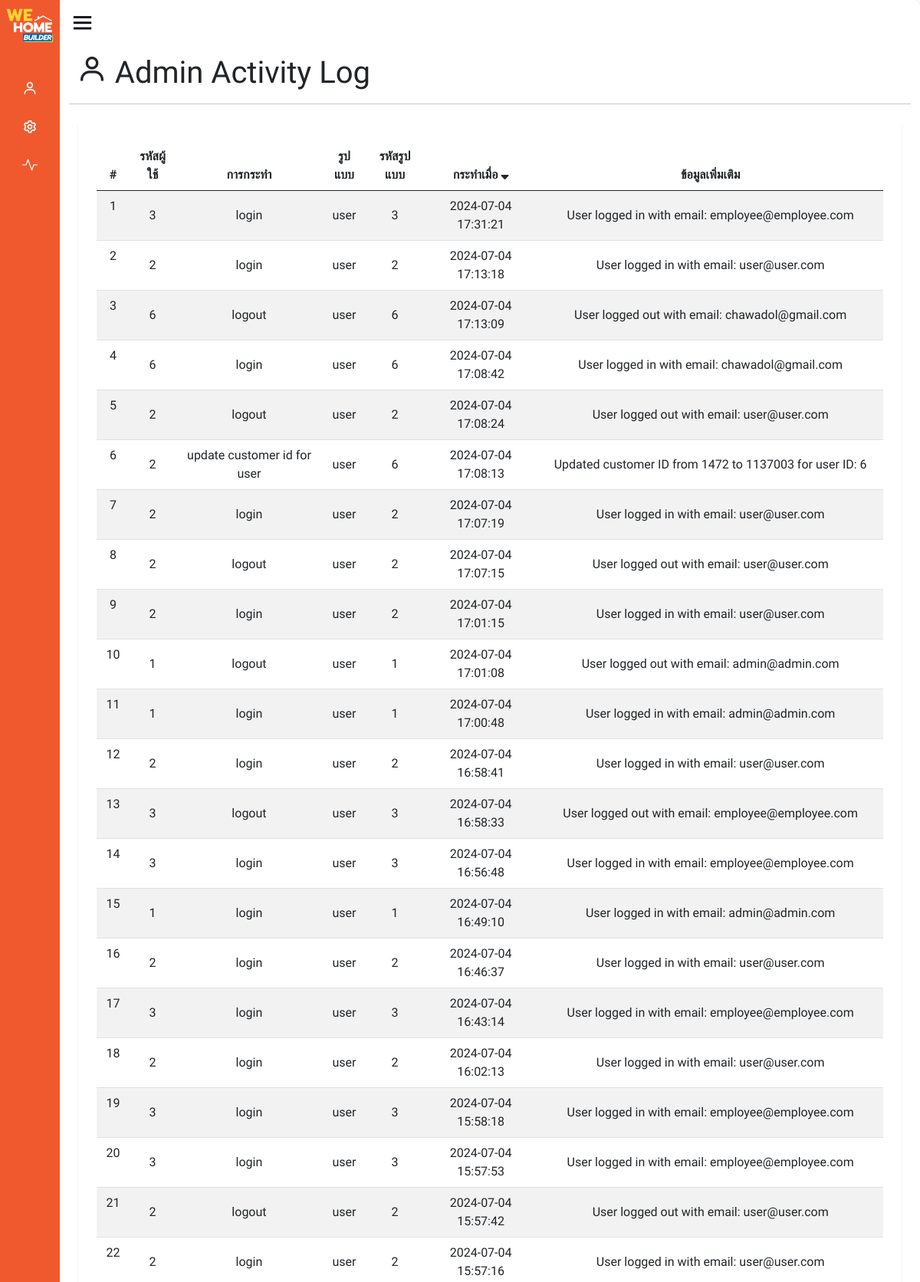
The page /view/admin/activity.php (upper part) on the database its author committed.
### tables this page shows
CREATE TABLE `admin_activity_log` (
  `id` int(11) NOT NULL,
  `userId` int(11) NOT NULL,
  `action` varchar(50) NOT NULL,
  `entity` varchar(50) NOT NULL,
  `entity_id` int(11) NOT NULL,
  `create_at` timestamp NOT NULL DEFAULT current_timestamp(),
  `additional_info` text DEFAULT NULL
);

### view/admin/activity.php (the view, shortened to what this page needs)
<?php
$sort_order = isset($_GET['sort']) && $_GET['sort'] == 'asc' ? 'asc' : 'desc';
$new_sort_order = $sort_order == 'asc' ? 'desc' : 'asc';
$icon = $sort_order == 'asc' ? 'fa-sort-up' : 'fa-sort-down';
?>
<!DOCTYPE html>
<html lang="th">
<head>
    <link rel="stylesheet" href="https://fastly.jsdelivr.net/npm/bootstrap@5.0.0-beta1/dist/css/bootstrap.min.css">
    <link rel="stylesheet" href="https://cdnjs.cloudflare.com/ajax/libs/font-awesome/6.0.0-beta3/css/all.min.css">
</head>
<body>
    <?php require_once('function/sidebar.php'); ?>
    <br>
    <h1 class="app-page-title">&nbsp;<i class="bx bx-user"></i> Admin Activity Log</h1>
    <hr class="mb-4">
    <div class="container">
        <div class="row g-4 settings-section">
            <div class="col-12 col-md-12">
                <div class="app-card app-card-settings shadow-sm p-4">
                    <div class="app-card-body">
                        <div class="table-responsive">
                            <table class="table table-striped" id="Tableall">
                                <thead>
                                    <tr>
                                        <th scope="col" style="text-align: center;">#</th>
                                        <th scope="col" style="text-align: center;">รหัสผู้ใช้</th>
                                        <th scope="col" style="text-align: center;">การกระทำ</th>
                                        <th scope="col" style="text-align: center;">รูปแบบ</th>
                                        <th scope="col" style="text-align: center;">รหัสรูปแบบ</th>
                                        <th scope="col" style="text-align: center;" class="sortable-column">
                                            <a href="?sort=<?php echo $new_sort_order; ?>">กระทำเมื่อ <i class="fas <?php echo $icon; ?>"></i></a>
                                        </th>
                                        <th scope="col" style="text-align: center;">ข้อมูลเพิ่มเติม</th>
                                    </tr>
                                </thead>
                                <tbody class="text-center">
                                    <?php
                                    $i = 1;
                                    $sql = "SELECT * FROM admin_activity_log ORDER BY create_at $sort_order";
                                    $query = $conn->query($sql);
                                    foreach ($query as $row) :
                                    ?>
                                        <tr>
                                            <td><?php echo $i++; ?></td>
                                            <td class="align-middle"><?php echo $row['userId'] ?></td>
                                            <td class="align-middle"><?php echo $row['action'] ?></td>
                                            <td class="align-middle"><?php echo $row['entity'] ?></td>
                                            <td class="align-middle"><?php echo $row['entity_id']; ?></td>
                                            <td class="align-middle"><?php echo $row['create_at'] ?></td>
                                            <td class="align-middle"><?php echo $row['additional_info'] ?></td>
                                        </tr>
                                    <?php endforeach; ?>
                                </tbody>
                            </table>
                        </div>
                    </div>
                </div>
            </div>
        </div>
    </div>
</body>
</html>

### view/admin/function/sidebar.php (shortened to what this page needs)
<!DOCTYPE html>
<html lang="en" dir="ltr">
<head>
  <link href='https://unpkg.com/boxicons@2.0.7/css/boxicons.min.css' rel='stylesheet'>
  <link rel="stylesheet" href="https://cdn.jsdelivr.net/npm/bootstrap-icons@1.11.3/font/bootstrap-icons.min.css">
</head>
<body>
  <div class="sidebar close">
    <div class="logo-details">
      <img src="../../view/assets/img/logo/logo.png" alt="logo of wehome" weight="50px" height="50px" style="padding-left:8px; padding-right:10px;" />
    </div>
    <ul class="nav-links">
      <li>
        <div class="iocn-link">
          <a href="#">
            <i class="bx bx-user nav_icon"></i>
          </a>
        </div>
      </li>
      <li>
        <div class="iocn-link">
          <a href="#">
            <i class="bx bx-cog nav_icon"></i>
          </a>
        </div>
      </li>
      <li>
        <a href="../admin/activity.php">
          <i class="bi bi-activity nav_icon"></i>
        </a>
      </li>
    </ul>
  </div>
  <section class="home-section">
    <div class="home-content">
      <i class='bx bx-menu'></i>
    </div>
</body>
</html>

### view/admin/activity.php (style rules this page uses)
.home-section { max-height: 100vh; overflow-y: auto; overflow-x: hidden; padding: 20px; background-color: #f9f9f9; box-shadow: 0 0 10px rgba(0, 0, 0, 0.1); border-radius: 10px; }
.sortable-column a { text-decoration: none; color: inherit; }

### view/admin/function/sidebar.php (style rules this page uses)
* { margin: 0; padding: 0; box-sizing: border-box; font-family: 'Kanit', sans-serif; }
body { overflow: hidden; }
.sidebar { position: fixed; top: 0; left: 0; height: 100%; width: 300px; background: #F0592E; z-index: 100; transition: all 0.5s ease; }
.sidebar.close { width: 78px; }
.sidebar .logo-details { height: 60px; width: 100%; display: flex; align-items: center; }
.sidebar .nav-links { height: 100%; padding: 30px 0 150px 0; overflow: auto; }
.sidebar.close .nav-links { overflow: visible; }
.sidebar .nav-links li { position: relative; list-style: none; transition: all 0.4s ease; }
.sidebar .nav-links li .iocn-link { display: flex; align-items: center; justify-content: space-between; }
.sidebar.close .nav-links li .iocn-link { display: block; }
.sidebar .nav-links li i { height: 50px; min-width: 78px; text-align: center; line-height: 50px; color: #fff; font-size: 20px; cursor: pointer; transition: all 0.3s ease; }
.sidebar .nav-links li a { display: flex; align-items: center; text-decoration: none; }
.home-section { position: relative; background: #fff; height: 100vh; left: 300px; width: calc(100% - 300px); transition: all 0.5s ease; padding: 12px; }
.sidebar.close~.home-section { left: 78px; width: calc(100% - 78px); }
.home-content { display: flex; align-items: center; flex-wrap: wrap; }
.home-section .home-content .bx-menu, .home-section .home-content .text { color: #11101d; font-size: 35px; }
.home-section .home-content .bx-menu { cursor: pointer; margin-right: 10px; }

### rows shown on the page
admin_activity_log: userId "3", action "login", entity "user", entity "3", create_at "2024-07-04 17:31:21", additional_info "User logged in with email: employee@employee.com"
admin_activity_log: userId "2", action "login", entity "user", entity "2", create_at "2024-07-04 17:13:18", additional_info "User logged in with email: user@user.com"
admin_activity_log: userId "6", action "logout", entity "user", entity "6", create_at "2024-07-04 17:13:09", additional_info "User logged out with email: chawadol@gmail.com"
admin_activity_log: userId "6", action "login", entity "user", entity "6", create_at "2024-07-04 17:08:42", additional_info "User logged in with email: chawadol@gmail.com"
admin_activity_log: userId "2", action "logout", entity "user", entity "2", create_at "2024-07-04 17:08:24", additional_info "User logged out with email: user@user.com"
admin_activity_log: userId "2", action "update customer id for user", entity "user", entity "6", create_at "2024-07-04 17:08:13", additional_info "Updated customer ID from 1472 to 1137003 for user ID: 6"
admin_activity_log: userId "2", action "login", entity "user", entity "2", create_at "2024-07-04 17:07:19", additional_info "User logged in with email: user@user.com"
admin_activity_log: userId "2", action "logout", entity "user", entity "2", create_at "2024-07-04 17:07:15", additional_info "User logged out with email: user@user.com"
admin_activity_log: userId "2", action "login", entity "user", entity "2", create_at "2024-07-04 17:01:15", additional_info "User logged in with email: user@user.com"
admin_activity_log: userId "1", action "logout", entity "user", entity "1", create_at "2024-07-04 17:01:08", additional_info "User logged out with email: admin@admin.com"
admin_activity_log: userId "1", action "login", entity "user", entity "1", create_at "2024-07-04 17:00:48", additional_info "User logged in with email: admin@admin.com"
admin_activity_log: userId "2", action "login", entity "user", entity "2", create_at "2024-07-04 16:58:41", additional_info "User logged in with email: user@user.com"
admin_activity_log: userId "3", action "logout", entity "user", entity "3", create_at "2024-07-04 16:58:33", additional_info "User logged out with email: employee@employee.com"
admin_activity_log: userId "3", action "login", entity "user", entity "3", create_at "2024-07-04 16:56:48", additional_info "User logged in with email: employee@employee.com"
admin_activity_log: userId "1", action "login", entity "user", entity "1", create_at "2024-07-04 16:49:10", additional_info "User logged in with email: admin@admin.com"
admin_activity_log: userId "2", action "login", entity "user", entity "2", create_at "2024-07-04 16:46:37", additional_info "User logged in with email: user@user.com"
admin_activity_log: userId "3", action "login", entity "user", entity "3", create_at "2024-07-04 16:43:14", additional_info "User logged in with email: employee@employee.com"
admin_activity_log: userId "2", action "login", entity "user", entity "2", create_at "2024-07-04 16:02:13", additional_info "User logged in with email: user@user.com"
admin_activity_log: userId "3", action "login", entity "user", entity "3", create_at "2024-07-04 15:58:18", additional_info "User logged in with email: employee@employee.com"
admin_activity_log: userId "3", action "login", entity "user", entity "3", create_at "2024-07-04 15:57:53", additional_info "User logged in with email: employee@employee.com"
admin_activity_log: userId "2", action "logout", entity "user", entity "2", create_at "2024-07-04 15:57:42", additional_info "User logged out with email: user@user.com"
admin_activity_log: userId "2", action "login", entity "user", entity "2", create_at "2024-07-04 15:57:16", additional_info "User logged in with email: user@user.com"
